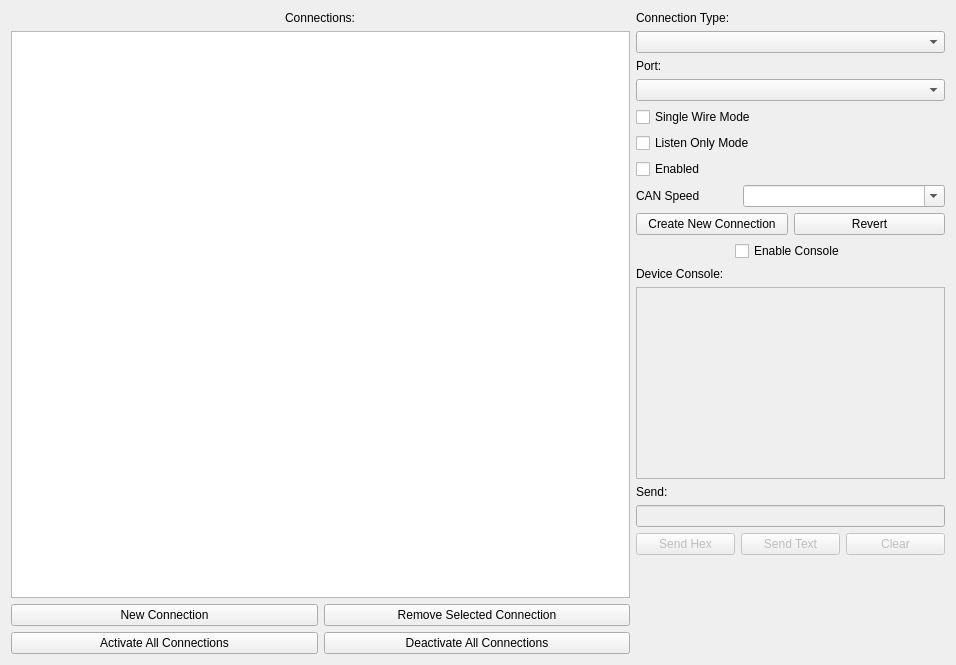
<?xml version="1.0" encoding="UTF-8"?>
<ui version="4.0">
 <class>ConnectionWindow</class>
 <widget class="QWidget" name="ConnectionWindow">
  <property name="geometry">
   <rect>
    <x>0</x>
    <y>0</y>
    <width>956</width>
    <height>665</height>
   </rect>
  </property>
  <property name="windowTitle">
   <string>Connection Settings</string>
  </property>
  <layout class="QHBoxLayout" name="horizontalLayout" stretch="2,1">
   <item>
    <layout class="QVBoxLayout" name="verticalLayout">
     <item alignment="Qt::AlignHCenter">
      <widget class="QLabel" name="label_4">
       <property name="text">
        <string>Connections:</string>
       </property>
      </widget>
     </item>
     <item>
      <widget class="QTableView" name="tableConnections">
       <property name="selectionMode">
        <enum>QAbstractItemView::SingleSelection</enum>
       </property>
       <property name="selectionBehavior">
        <enum>QAbstractItemView::SelectRows</enum>
       </property>
      </widget>
     </item>
     <item>
      <layout class="QHBoxLayout" name="horizontalLayout_5">
       <item>
        <widget class="QPushButton" name="btnNewConn">
         <property name="text">
          <string>New Connection</string>
         </property>
        </widget>
       </item>
       <item>
        <widget class="QPushButton" name="btnRemoveBus">
         <property name="text">
          <string>Remove Selected Connection</string>
         </property>
        </widget>
       </item>
      </layout>
     </item>
     <item>
      <layout class="QHBoxLayout" name="horizontalLayout_6">
       <item>
        <widget class="QPushButton" name="btnActivateAll">
         <property name="text">
          <string>Activate All Connections</string>
         </property>
        </widget>
       </item>
       <item>
        <widget class="QPushButton" name="btnDeactivateAll">
         <property name="text">
          <string>Deactivate All Connections</string>
         </property>
        </widget>
       </item>
      </layout>
     </item>
    </layout>
   </item>
   <item>
    <layout class="QVBoxLayout" name="verticalLayout_2">
     <item>
      <widget class="QLabel" name="lConnectionType">
       <property name="text">
        <string>Connection Type:</string>
       </property>
      </widget>
     </item>
     <item>
      <widget class="QComboBox" name="cbType"/>
     </item>
     <item>
      <widget class="QLabel" name="lPort">
       <property name="sizePolicy">
        <sizepolicy hsizetype="Minimum" vsizetype="Minimum">
         <horstretch>0</horstretch>
         <verstretch>0</verstretch>
        </sizepolicy>
       </property>
       <property name="text">
        <string>Port:</string>
       </property>
      </widget>
     </item>
     <item>
      <widget class="QComboBox" name="cbPort">
       <property name="sizePolicy">
        <sizepolicy hsizetype="Expanding" vsizetype="Fixed">
         <horstretch>0</horstretch>
         <verstretch>0</verstretch>
        </sizepolicy>
       </property>
       <property name="maximumSize">
        <size>
         <width>341</width>
         <height>16777215</height>
        </size>
       </property>
      </widget>
     </item>
     <item>
      <widget class="QCheckBox" name="ckSingleWire">
       <property name="text">
        <string>Single Wire Mode</string>
       </property>
      </widget>
     </item>
     <item>
      <widget class="QCheckBox" name="ckListenOnly">
       <property name="text">
        <string>Listen Only Mode</string>
       </property>
      </widget>
     </item>
     <item>
      <widget class="QCheckBox" name="ckEnabled">
       <property name="text">
        <string>Enabled</string>
       </property>
      </widget>
     </item>
     <item>
      <layout class="QHBoxLayout" name="horizontalLayout_3" stretch="1,2">
       <item>
        <widget class="QLabel" name="label_2">
         <property name="text">
          <string>CAN Speed</string>
         </property>
        </widget>
       </item>
       <item>
        <widget class="QComboBox" name="cbSpeed">
         <property name="editable">
          <bool>true</bool>
         </property>
        </widget>
       </item>
      </layout>
     </item>
     <item>
      <layout class="QHBoxLayout" name="horizontalLayout_4">
       <item>
        <widget class="QPushButton" name="btnOK">
         <property name="text">
          <string>Create New Connection</string>
         </property>
        </widget>
       </item>
       <item>
        <widget class="QPushButton" name="btnRevert">
         <property name="text">
          <string>Revert</string>
         </property>
        </widget>
       </item>
      </layout>
     </item>
     <item alignment="Qt::AlignHCenter">
      <widget class="QCheckBox" name="ckEnableConsole">
       <property name="text">
        <string>Enable Console</string>
       </property>
      </widget>
     </item>
     <item>
      <widget class="QLabel" name="label">
       <property name="text">
        <string>Device Console:</string>
       </property>
      </widget>
     </item>
     <item>
      <widget class="QTextBrowser" name="textConsole">
       <property name="enabled">
        <bool>false</bool>
       </property>
      </widget>
     </item>
     <item>
      <widget class="QLabel" name="label_3">
       <property name="text">
        <string>Send:</string>
       </property>
      </widget>
     </item>
     <item>
      <widget class="QLineEdit" name="lineSend">
       <property name="enabled">
        <bool>false</bool>
       </property>
      </widget>
     </item>
     <item>
      <layout class="QHBoxLayout" name="horizontalLayout_9">
       <item>
        <widget class="QPushButton" name="btnSendHex">
         <property name="enabled">
          <bool>false</bool>
         </property>
         <property name="text">
          <string>Send Hex</string>
         </property>
        </widget>
       </item>
       <item>
        <widget class="QPushButton" name="btnSendText">
         <property name="enabled">
          <bool>false</bool>
         </property>
         <property name="text">
          <string>Send Text</string>
         </property>
        </widget>
       </item>
       <item>
        <widget class="QPushButton" name="btnClearDebug">
         <property name="enabled">
          <bool>false</bool>
         </property>
         <property name="text">
          <string>Clear</string>
         </property>
        </widget>
       </item>
      </layout>
     </item>
     <item>
      <spacer name="verticalSpacer">
       <property name="orientation">
        <enum>Qt::Vertical</enum>
       </property>
       <property name="sizeHint" stdset="0">
        <size>
         <width>20</width>
         <height>40</height>
        </size>
       </property>
      </spacer>
     </item>
    </layout>
   </item>
  </layout>
 </widget>
 <resources/>
 <connections/>
</ui>
